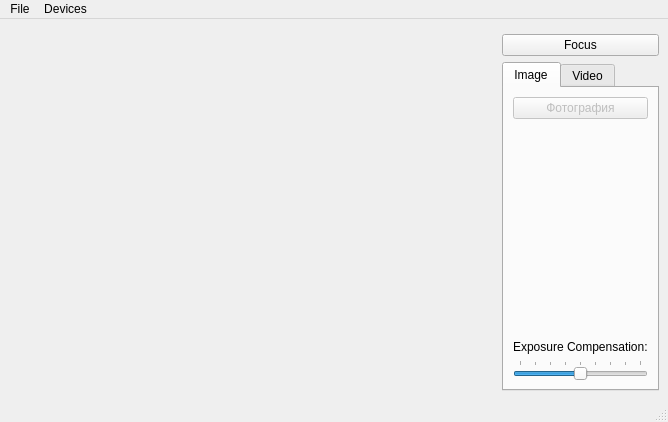
<?xml version="1.0" encoding="UTF-8"?>
<ui version="4.0">
 <class>Camera</class>
 <widget class="QMainWindow" name="Camera">
  <property name="geometry">
   <rect>
    <x>0</x>
    <y>0</y>
    <width>668</width>
    <height>422</height>
   </rect>
  </property>
  <property name="windowTitle">
   <string>Camera</string>
  </property>
  <widget class="QWidget" name="centralwidget">
   <layout class="QGridLayout" name="gridLayout_3">
    <item row="0" column="0" rowspan="3">
     <widget class="QStackedWidget" name="stackedWidget">
      <property name="sizePolicy">
       <sizepolicy hsizetype="Preferred" vsizetype="Preferred">
        <horstretch>1</horstretch>
        <verstretch>0</verstretch>
       </sizepolicy>
      </property>
      <property name="palette">
       <palette>
        <active>
         <colorrole role="Base">
          <brush brushstyle="SolidPattern">
           <color alpha="255">
            <red>255</red>
            <green>255</green>
            <blue>255</blue>
           </color>
          </brush>
         </colorrole>
         <colorrole role="Window">
          <brush brushstyle="SolidPattern">
           <color alpha="255">
            <red>145</red>
            <green>145</green>
            <blue>145</blue>
           </color>
          </brush>
         </colorrole>
        </active>
        <inactive>
         <colorrole role="Base">
          <brush brushstyle="SolidPattern">
           <color alpha="255">
            <red>255</red>
            <green>255</green>
            <blue>255</blue>
           </color>
          </brush>
         </colorrole>
         <colorrole role="Window">
          <brush brushstyle="SolidPattern">
           <color alpha="255">
            <red>145</red>
            <green>145</green>
            <blue>145</blue>
           </color>
          </brush>
         </colorrole>
        </inactive>
        <disabled>
         <colorrole role="Base">
          <brush brushstyle="SolidPattern">
           <color alpha="255">
            <red>145</red>
            <green>145</green>
            <blue>145</blue>
           </color>
          </brush>
         </colorrole>
         <colorrole role="Window">
          <brush brushstyle="SolidPattern">
           <color alpha="255">
            <red>145</red>
            <green>145</green>
            <blue>145</blue>
           </color>
          </brush>
         </colorrole>
        </disabled>
       </palette>
      </property>
      <property name="currentIndex">
       <number>0</number>
      </property>
      <widget class="QWidget" name="viewfinderPage">
       <layout class="QGridLayout" name="gridLayout_5">
        <item row="0" column="0">
         <widget class="QCameraViewfinder" name="viewfinder" native="true"/>
        </item>
       </layout>
      </widget>
      <widget class="QWidget" name="previewPage">
       <layout class="QGridLayout" name="gridLayout_4">
        <item row="0" column="0">
         <widget class="QLabel" name="lastImagePreviewLabel">
          <property name="sizePolicy">
           <sizepolicy hsizetype="Preferred" vsizetype="MinimumExpanding">
            <horstretch>0</horstretch>
            <verstretch>0</verstretch>
           </sizepolicy>
          </property>
          <property name="frameShape">
           <enum>QFrame::Box</enum>
          </property>
          <property name="text">
           <string/>
          </property>
         </widget>
        </item>
       </layout>
      </widget>
     </widget>
    </item>
    <item row="1" column="1" colspan="2">
     <widget class="QPushButton" name="lockButton">
      <property name="text">
       <string>Focus</string>
      </property>
     </widget>
    </item>
    <item row="2" column="1" colspan="2">
     <widget class="QTabWidget" name="captureWidget">
      <property name="currentIndex">
       <number>0</number>
      </property>
      <widget class="QWidget" name="tab_2">
       <attribute name="title">
        <string>Image</string>
       </attribute>
       <layout class="QGridLayout" name="gridLayout">
        <item row="0" column="0">
         <widget class="QPushButton" name="takeImageButton">
          <property name="enabled">
           <bool>false</bool>
          </property>
          <property name="text">
           <string>Фотография</string>
          </property>
         </widget>
        </item>
        <item row="1" column="0">
         <spacer name="verticalSpacer_2">
          <property name="orientation">
           <enum>Qt::Vertical</enum>
          </property>
          <property name="sizeHint" stdset="0">
           <size>
            <width>20</width>
            <height>161</height>
           </size>
          </property>
         </spacer>
        </item>
        <item row="2" column="0">
         <widget class="QLabel" name="label">
          <property name="text">
           <string>Exposure Compensation:</string>
          </property>
         </widget>
        </item>
        <item row="3" column="0">
         <widget class="QSlider" name="exposureCompensation">
          <property name="minimum">
           <number>-4</number>
          </property>
          <property name="maximum">
           <number>4</number>
          </property>
          <property name="pageStep">
           <number>2</number>
          </property>
          <property name="orientation">
           <enum>Qt::Horizontal</enum>
          </property>
          <property name="tickPosition">
           <enum>QSlider::TicksAbove</enum>
          </property>
         </widget>
        </item>
       </layout>
      </widget>
      <widget class="QWidget" name="tab">
       <attribute name="title">
        <string>Video</string>
       </attribute>
       <layout class="QGridLayout" name="gridLayout_2">
        <item row="0" column="0">
         <widget class="QPushButton" name="recordButton">
          <property name="text">
           <string>Record</string>
          </property>
         </widget>
        </item>
        <item row="1" column="0">
         <widget class="QPushButton" name="pauseButton">
          <property name="text">
           <string>Pause</string>
          </property>
         </widget>
        </item>
        <item row="2" column="0">
         <widget class="QPushButton" name="stopButton">
          <property name="text">
           <string>Stop</string>
          </property>
         </widget>
        </item>
        <item row="3" column="0">
         <spacer name="verticalSpacer">
          <property name="orientation">
           <enum>Qt::Vertical</enum>
          </property>
          <property name="sizeHint" stdset="0">
           <size>
            <width>20</width>
            <height>76</height>
           </size>
          </property>
         </spacer>
        </item>
        <item row="4" column="0">
         <widget class="QPushButton" name="muteButton">
          <property name="text">
           <string>Mute</string>
          </property>
          <property name="checkable">
           <bool>true</bool>
          </property>
         </widget>
        </item>
       </layout>
      </widget>
     </widget>
    </item>
   </layout>
  </widget>
  <widget class="QMenuBar" name="menubar">
   <property name="geometry">
    <rect>
     <x>0</x>
     <y>0</y>
     <width>668</width>
     <height>21</height>
    </rect>
   </property>
   <widget class="QMenu" name="menuFile">
    <property name="title">
     <string>File</string>
    </property>
    <addaction name="actionStartCamera"/>
    <addaction name="actionStopCamera"/>
    <addaction name="separator"/>
    <addaction name="actionSettings"/>
    <addaction name="separator"/>
    <addaction name="actionExit"/>
   </widget>
   <widget class="QMenu" name="menuDevices">
    <property name="title">
     <string>Devices</string>
    </property>
   </widget>
   <addaction name="menuFile"/>
   <addaction name="menuDevices"/>
  </widget>
  <widget class="QStatusBar" name="statusbar"/>
  <action name="actionExit">
   <property name="text">
    <string>Exit</string>
   </property>
  </action>
  <action name="actionStartCamera">
   <property name="text">
    <string>Start Camera</string>
   </property>
  </action>
  <action name="actionStopCamera">
   <property name="text">
    <string>Stop Camera</string>
   </property>
  </action>
  <action name="actionSettings">
   <property name="text">
    <string>Settings</string>
   </property>
  </action>
 </widget>
 <customwidgets>
  <customwidget>
   <class>QCameraViewfinder</class>
   <extends>QWidget</extends>
   <header>qcameraviewfinder.h</header>
   <container>1</container>
  </customwidget>
 </customwidgets>
 <resources>
  <include location="camera.qrc"/>
 </resources>
 <connections>
  <connection>
   <sender>recordButton</sender>
   <signal>clicked()</signal>
   <receiver>Camera</receiver>
   <slot>record()</slot>
   <hints>
    <hint type="sourcelabel">
     <x>647</x>
     <y>149</y>
    </hint>
    <hint type="destinationlabel">
     <x>61</x>
     <y>238</y>
    </hint>
   </hints>
  </connection>
  <connection>
   <sender>stopButton</sender>
   <signal>clicked()</signal>
   <receiver>Camera</receiver>
   <slot>stop()</slot>
   <hints>
    <hint type="sourcelabel">
     <x>647</x>
     <y>225</y>
    </hint>
    <hint type="destinationlabel">
     <x>140</x>
     <y>236</y>
    </hint>
   </hints>
  </connection>
  <connection>
   <sender>pauseButton</sender>
   <signal>clicked()</signal>
   <receiver>Camera</receiver>
   <slot>pause()</slot>
   <hints>
    <hint type="sourcelabel">
     <x>647</x>
     <y>187</y>
    </hint>
    <hint type="destinationlabel">
     <x>234</x>
     <y>237</y>
    </hint>
   </hints>
  </connection>
  <connection>
   <sender>actionExit</sender>
   <signal>triggered()</signal>
   <receiver>Camera</receiver>
   <slot>close()</slot>
   <hints>
    <hint type="sourcelabel">
     <x>-1</x>
     <y>-1</y>
    </hint>
    <hint type="destinationlabel">
     <x>154</x>
     <y>130</y>
    </hint>
   </hints>
  </connection>
  <connection>
   <sender>takeImageButton</sender>
   <signal>clicked()</signal>
   <receiver>Camera</receiver>
   <slot>takeImage()</slot>
   <hints>
    <hint type="sourcelabel">
     <x>625</x>
     <y>132</y>
    </hint>
    <hint type="destinationlabel">
     <x>603</x>
     <y>169</y>
    </hint>
   </hints>
  </connection>
  <connection>
   <sender>lockButton</sender>
   <signal>clicked()</signal>
   <receiver>Camera</receiver>
   <slot>toggleLock()</slot>
   <hints>
    <hint type="sourcelabel">
     <x>658</x>
     <y>75</y>
    </hint>
    <hint type="destinationlabel">
     <x>453</x>
     <y>119</y>
    </hint>
   </hints>
  </connection>
  <connection>
   <sender>muteButton</sender>
   <signal>toggled(bool)</signal>
   <receiver>Camera</receiver>
   <slot>setMuted(bool)</slot>
   <hints>
    <hint type="sourcelabel">
     <x>647</x>
     <y>377</y>
    </hint>
    <hint type="destinationlabel">
     <x>5</x>
     <y>280</y>
    </hint>
   </hints>
  </connection>
  <connection>
   <sender>exposureCompensation</sender>
   <signal>valueChanged(int)</signal>
   <receiver>Camera</receiver>
   <slot>setExposureCompensation(int)</slot>
   <hints>
    <hint type="sourcelabel">
     <x>559</x>
     <y>367</y>
    </hint>
    <hint type="destinationlabel">
     <x>665</x>
     <y>365</y>
    </hint>
   </hints>
  </connection>
  <connection>
   <sender>actionSettings</sender>
   <signal>triggered()</signal>
   <receiver>Camera</receiver>
   <slot>configureCaptureSettings()</slot>
   <hints>
    <hint type="sourcelabel">
     <x>-1</x>
     <y>-1</y>
    </hint>
    <hint type="destinationlabel">
     <x>333</x>
     <y>210</y>
    </hint>
   </hints>
  </connection>
  <connection>
   <sender>actionStartCamera</sender>
   <signal>triggered()</signal>
   <receiver>Camera</receiver>
   <slot>startCamera()</slot>
   <hints>
    <hint type="sourcelabel">
     <x>-1</x>
     <y>-1</y>
    </hint>
    <hint type="destinationlabel">
     <x>333</x>
     <y>210</y>
    </hint>
   </hints>
  </connection>
  <connection>
   <sender>actionStopCamera</sender>
   <signal>triggered()</signal>
   <receiver>Camera</receiver>
   <slot>stopCamera()</slot>
   <hints>
    <hint type="sourcelabel">
     <x>-1</x>
     <y>-1</y>
    </hint>
    <hint type="destinationlabel">
     <x>333</x>
     <y>210</y>
    </hint>
   </hints>
  </connection>
 </connections>
 <slots>
  <slot>record()</slot>
  <slot>pause()</slot>
  <slot>stop()</slot>
  <slot>enablePreview(bool)</slot>
  <slot>configureCaptureSettings()</slot>
  <slot>takeImage()</slot>
  <slot>startCamera()</slot>
  <slot>toggleLock()</slot>
  <slot>setMuted(bool)</slot>
  <slot>stopCamera()</slot>
  <slot>setExposureCompensation(int)</slot>
 </slots>
</ui>
